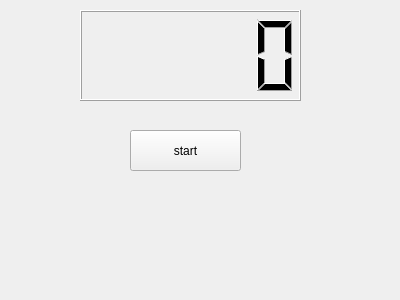
<?xml version="1.0" encoding="UTF-8"?>
<ui version="4.0">
 <class>Widget</class>
 <widget class="QWidget" name="Widget">
  <property name="geometry">
   <rect>
    <x>0</x>
    <y>0</y>
    <width>400</width>
    <height>300</height>
   </rect>
  </property>
  <property name="windowTitle">
   <string>Widget</string>
  </property>
  <widget class="QLCDNumber" name="lcdNumber">
   <property name="geometry">
    <rect>
     <x>80</x>
     <y>10</y>
     <width>221</width>
     <height>91</height>
    </rect>
   </property>
  </widget>
  <widget class="QPushButton" name="pushButton">
   <property name="geometry">
    <rect>
     <x>130</x>
     <y>130</y>
     <width>111</width>
     <height>41</height>
    </rect>
   </property>
   <property name="text">
    <string>start</string>
   </property>
  </widget>
 </widget>
 <layoutdefault spacing="6" margin="11"/>
 <resources/>
 <connections/>
</ui>
